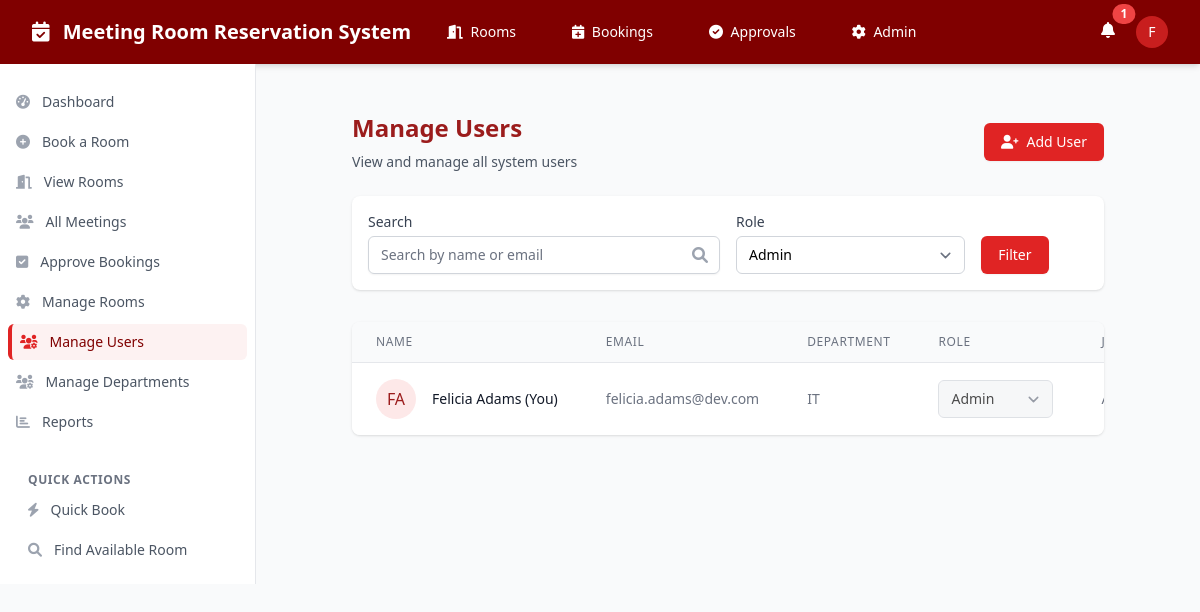
The app's page /manage_users.php?role=admin (signed in), older data.
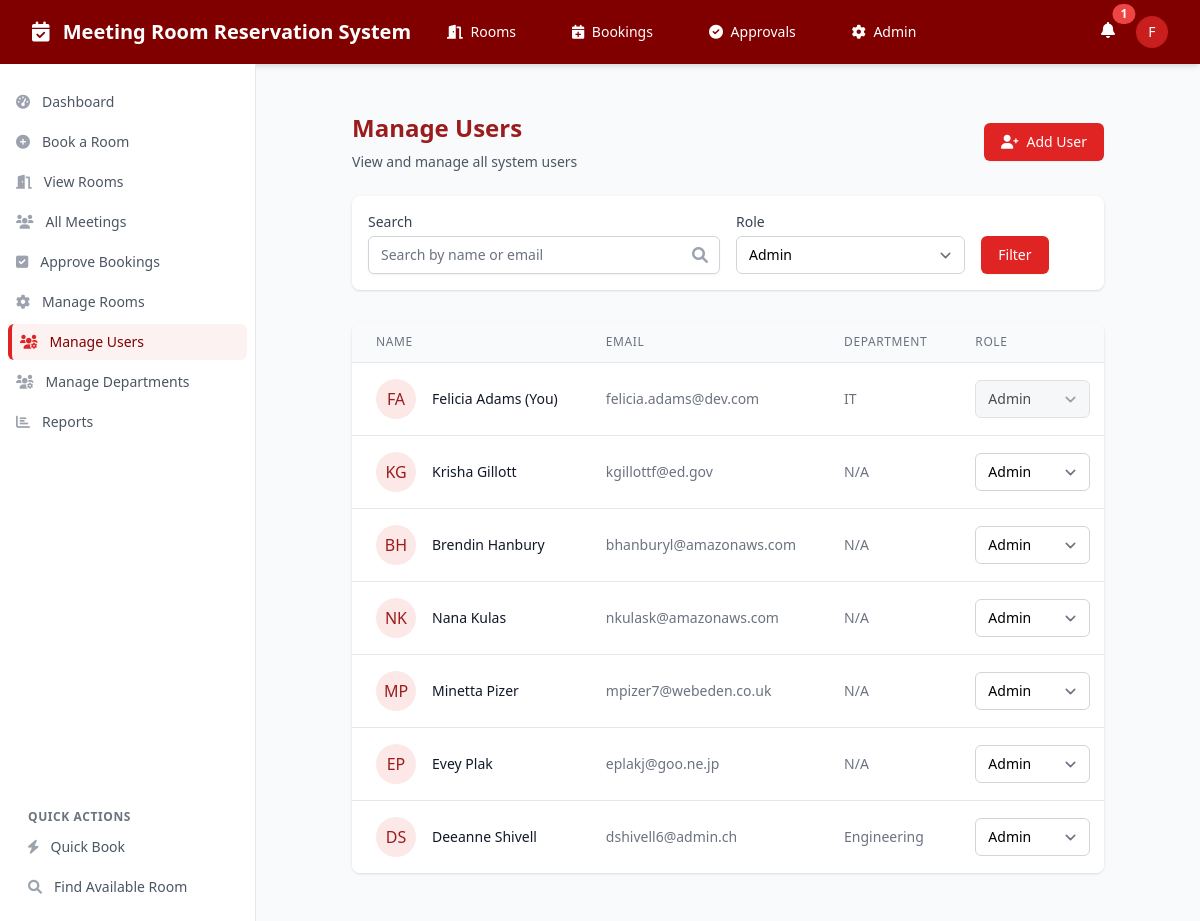
The same page, newer data.
### tables this page shows
CREATE TABLE users (
    user_id INTEGER PRIMARY KEY AUTOINCREMENT,
    first_name TEXT NOT NULL,
    last_name TEXT NOT NULL,
    email TEXT NOT NULL UNIQUE,
    password TEXT NOT NULL, -- For login authentication
    department_id INTEGER NOT NULL,
    role TEXT DEFAULT 'user', -- 'user', 'approver', or 'admin'
    created_at DATETIME DEFAULT CURRENT_TIMESTAMP,
    FOREIGN KEY (department_id) REFERENCES departments(department_id)
);

CREATE TABLE departments (
    department_id INTEGER PRIMARY KEY AUTOINCREMENT,
    department_name TEXT NOT NULL UNIQUE
);

### manage_users.php (the view, shortened to what the rows shown need)
<?php
require_once 'includes/header.php';
$search = isset($_GET['search']) ? '%' . $_GET['search'] . '%' : '%';
$roleFilter = isset($_GET['role']) ? $_GET['role'] : '';
$query = "SELECT u.*, d.department_name
          FROM users u
          LEFT JOIN departments d ON u.department_id = d.department_id
          WHERE (u.first_name LIKE :search OR u.last_name LIKE :search OR u.email LIKE :search)";
$params = [':search' => $search];
if ($roleFilter) {
    $query .= " AND u.role = :role";
    $params[':role'] = $roleFilter;
}
$query .= " ORDER BY u.role, u.last_name, u.first_name";
$stmt = $db->prepare($query);
$stmt->execute($params);
$users = $stmt->fetchAll(PDO::FETCH_ASSOC);
?>
<main class="py-6 px-4 sm:px-6 lg:px-8">
    <div class="max-w-7xl mx-auto">
        <div class="px-4 sm:px-6 lg:px-8">
            <div class="sm:flex sm:items-center">
                <div class="sm:flex-auto">
                    <h1 class="text-2xl font-bold text-maroon-800">Manage Users</h1>
                </div>
            </div>
            <div class="mt-8 bg-white shadow rounded-lg overflow-hidden">
                <div class="overflow-x-auto">
                    <table class="min-w-full divide-y divide-gray-200">
                        <thead class="bg-gray-50">
                            <tr>
                                <th scope="col" class="px-6 py-3 text-left text-xs font-medium text-gray-500 uppercase tracking-wider">
                                    Name
                                </th>
                                <th scope="col" class="px-6 py-3 text-left text-xs font-medium text-gray-500 uppercase tracking-wider">
                                    Email
                                </th>
                                <th scope="col" class="px-6 py-3 text-left text-xs font-medium text-gray-500 uppercase tracking-wider">
                                    Department
                                </th>
                                <th scope="col" class="px-6 py-3 text-left text-xs font-medium text-gray-500 uppercase tracking-wider">
                                    Role
                                </th>
                                <th scope="col" class="px-6 py-3 text-left text-xs font-medium text-gray-500 uppercase tracking-wider">
                                </th>
                            </tr>
                        </thead>
                        <tbody class="bg-white divide-y divide-gray-200">
                            <?php foreach ($users as $user): ?>
                            <tr>
                                <td class="px-6 py-4 whitespace-nowrap">
                                    <div class="flex items-center">
                                        <div class="flex-shrink-0 h-10 w-10 rounded-full bg-maroon-100 text-maroon-800 flex items-center justify-center">
                                            <?= strtoupper(substr($user['first_name'], 0, 1) . substr($user['last_name'], 0, 1)) ?>
                                        </div>
                                        <div class="ml-4">
                                            <div class="text-sm font-medium text-gray-900">
                                                <?= htmlspecialchars($user['first_name']) . ' ' . htmlspecialchars($user['last_name']) ?>
                                                <?= $user['user_id'] == $_SESSION['user_id'] ? '(You)' : '' ?>
                                            </div>
                                        </div>
                                    </div>
                                </td>
                                <td class="px-6 py-4 whitespace-nowrap text-sm text-gray-500">
                                    <?= htmlspecialchars($user['email']) ?>
                                </td>
                                <td class="px-6 py-4 whitespace-nowrap text-sm text-gray-500">
                                    <?= htmlspecialchars($user['department_name'] ?? 'N/A') ?>
                                </td>
                                <td class="px-6 py-4 whitespace-nowrap">
                                    <form method="POST" class="inline">
                                        <select name="role" onchange="this.form.submit()"
                                            class="<?= $user['user_id'] == $_SESSION['user_id'] ? 'bg-gray-100 cursor-not-allowed' : '' ?> border-gray-300 focus:ring-maroon-500 focus:border-maroon-500 text-sm rounded-md"
                                            <?= $user['user_id'] == $_SESSION['user_id'] ? 'disabled' : '' ?>>
                                            <option value="admin" <?= $user['role'] === 'admin' ? 'selected' : '' ?>>Admin</option>
                                        </select>
                                    </form>
                                </td>
                                <td class="px-6 py-4 whitespace-nowrap text-sm text-gray-500">
                                </td>
                            </tr>
                            <?php endforeach; ?>
                        </tbody>
                    </table>
                </div>
            </div>
        </div>
    </div>
</main>
</body>
</html>

Row changes from the older to the newer data that the page shows:
added users: first_name+last_name "KG", first_name "Krisha", last_name "Gillott", email "kgillottf@ed.gov", department_name "N/A", role "Admin"
added users: first_name+last_name "BH", first_name "Brendin", last_name "Hanbury", email "bhanburyl@amazonaws.com", department_name "N/A", role "Admin"
added users: first_name+last_name "NK", first_name "Nana", last_name "Kulas", email "nkulask@amazonaws.com", department_name "N/A", role "Admin"
added users: first_name+last_name "MP", first_name "Minetta", last_name "Pizer", email "mpizer7@webeden.co.uk", department_name "N/A", role "Admin"
added users: first_name+last_name "EP", first_name "Evey", last_name "Plak", email "eplakj@goo.ne.jp", department_name "N/A", role "Admin"
added users: first_name+last_name "DS", first_name "Deeanne", last_name "Shivell", email "dshivell6@admin.ch", department.department_name "Engineering", role "Admin"
